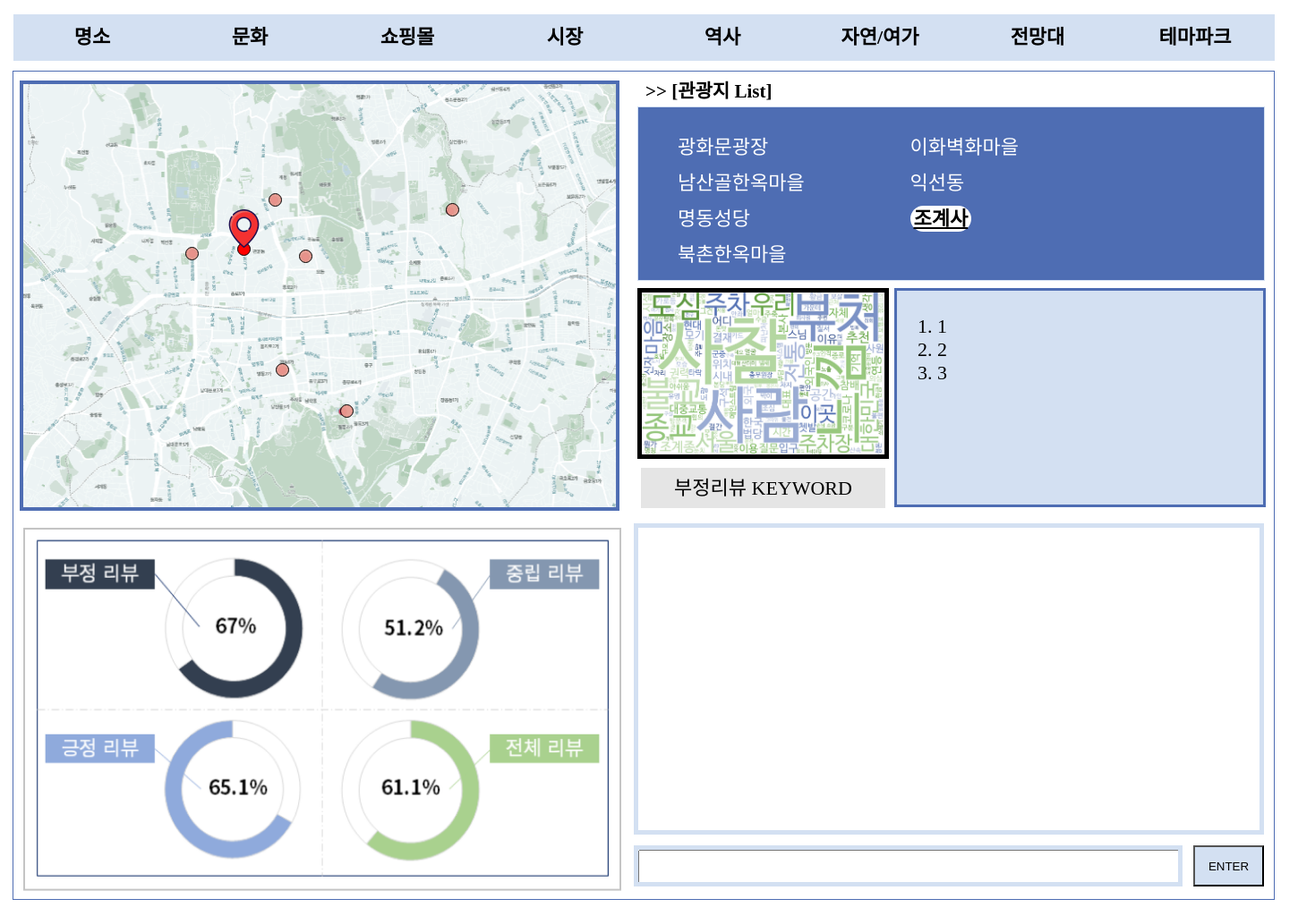
The app's page /place/21/ with its own data.
### theme/models.py (models this page shows, shortened)
class Place(models.Model):
    place_name = models.CharField('place_name',max_length=250)
    map_img = models.ForeignKey(Theme, on_delete=models.CASCADE)
    point = models.CharField('point',max_length=250)
    graph_img = models.ImageField(blank=False, null=False, upload_to = 'images')
    wordcloud_img = models.ImageField(blank=False, null=False, upload_to = 'images')
    solutions = models.CharField('solutions',max_length=250)
    def get_absolute_url(self):
        return reverse('theme:place_detail', kwargs={'pk':self.id})
    def points(self):
        return self.point.split(',')
    def solution_list(self):
        return self.solutions.split(',')

class Theme(models.Model):
    theme_name = models.CharField('theme_name',max_length=250)
    map_img = models.ImageField(blank=False, upload_to='images',null=False)
    graph_img = models.ImageField(blank=False, null=False, upload_to='images')
    good = models.CharField('good_top3',max_length=250)
    bad = models.CharField('bad_top3',max_length=250)

### theme/views.py (the view)
# urls.py: path('place/<int:pk>/', views.PlaceDV.as_view(), name='place_detail'),
class PlaceDV(DetailView):
    model = Place
    template_name = 'theme/place_detail.html'
    context_object_name = 'places'

### theme/templates/theme/place_detail.html (shortened to what this page needs)
{% extends 'base.html' %}
{% load static %}
                {% block contents %}
                    <div class="map_box">
                        <div class="map_img">
                            <img src ="{{ object.map_img.map_img.url }}"/>
                            {% for place in object.map_img.place_set.all %}
                            {% if place == object %}
                            <img src='{% static "img/pin.png" %}' style='position: absolute; top: {{ place.points.0|add:"-40" }}px; left:{{ place.points.1|add:"-17" }}px; width:49px; height:49px;'/>
                            {% else %}
                            <div onclick="location.href='{{ place.get_absolute_url }}';" class='point_circle_sub' style='position:absolute; top: {{place.points.0}}px; left:{{place.points.1}}px;', title='{{ place.place_name }}'></div>
                            {% endif %}
                            {% endfor %}
                        </div>
                    </div>
                    <div class="graph_box">
                        <div class="graph_area">
                            <img src="{{ object.graph_img.url }}" />
                        </div>
                    </div>
                    <div class="placelist_box">
                        <div class="placelist_title">
                            <p style='margin-top: 0%; font-weight: bold; font-size: 21px;'>
                                >> [관광지 List]
                            </p>
                        </div>
                        <div class="placelist_area" id='box_style_deep'>
                            <ul class = 'ul_style'>
                                {% for place in object.map_img.place_set.all %}
                                {% if place == object %}
                                <li><a class ='placelist_clicked' href='{{ place.get_absolute_url }}'> {{ place.place_name }} </a></li>
                                {% else %}
                                <li><a href='{{ place.get_absolute_url }}'> {{ place.place_name }} </a></li>
                                {% endif %}
                                {% endfor %}
                            </ul>
                        </div>
                    </div>
                    <div class="keyword_box">
                        <div class="wordcloud_area">
                            <img src="{{ object.wordcloud_img.url }}" style="border: 5px solid black;"/>
                            <div class='review_keyword'>
                                부정리뷰 KEYWORD
                            </div>
                        </div>
                        <div class="solution_area">
                            <ol>
                                {% for solution in object.solution_list %}
                                <li>{{ solution }}</li>
                                {% endfor %}
                            </ol>
                        </div>
                    </div>
                    {% endblock %}

### theme/static/css/main.css (style rules this page uses)
* { box-sizing: border-box; }
a, a:hover, a:focus, a:active { text-decoration: none; color: inherit; }
body { font-size: 22px; margin: 0 auto; }
.keyword_box { width: 721px; height: 264px; position: absolute; top: 237px; left: 690px; overflow: hidden; }
.placelist_box { width: 721px; height: 237px; position: absolute; top: 0px; left: 690px; overflow: hidden; }
.placelist_area { width: 701px; height: 195px; position: absolute; top: 39px; left: 7px; overflow-y: scroll; text-align: left; }
.ul_style { list-style-type: disc }
.placelist_clicked { background: white; color: black; text-decoration: underline; text-align: center; font-weight: bold; padding-left: 4px; padding-right: 4px; padding-top: 2px; padding-bottom: 2px; border-radius: 19px; }
ul.ul_style li { color: white; padding: 2px; margin: 2px; width: 250px; display: inline-block ; max-width: 721px; max-height: 237px; text-align: left; }
.placelist_title { width: 690px; height: 34px; position: absolute; top: 5px; left: 16px; overflow: hidden; text-align: left; text-size-adjust: 12px; }
.graph_box { width: 690px; height: 425px; position: absolute; top: 501px; left: 0px; overflow: hidden; }
.graph_area { width: 668px; height: 406px; position: absolute; top: 9px; left: 11px; overflow: hidden; }
div.graph_area img { width: 668px; height: 406px; }
.map_box { width: 690px; height: 501px; position: absolute; top: 0px; left: 0px; overflow: hidden; }
.map_img { width: 674px; height: 485px; position: absolute; top: 10px; left: 7px; overflow: hidden; }
div.map_img img { width: 670px; height: 481px; top:0px; left: 0px; }
.point_circle_sub { width: 15px; height: 15px; border-radius: 75px; background: rgba(231,152,141,0.94); border: 1px solid black; }
#box_style_deep { background: rgba(78,109,179,1); border: 1px solid rgba(211,224,242,1); }
.wordcloud_area { width: 281px; height: 264px; position: absolute; top: 5px; left: 7px; overflow: hidden; }
div.wordcloud_area img { width: 281px; height: 191px; position: absolute; top: 0px; left: 0px; }
.review_keyword { height: 45px; width: 273px; position: absolute; top: 201px; left: 4px; text-align: center; background: rgba(229,229,229,1); line-height: 45px; }
.solution_area { width: 415px; height: 245px; position: absolute; top: 5px; left: 294px; background: rgba(211,224,242,1); border: 3px solid rgba(78,109,179,1); text-align: left; padding: 5px; line-height: normal; }

### records on screen
Place: map_img.map_img (picture), graph_img (picture), place_name "조계사", wordcloud_img (picture)
Place: place_name "광화문광장"
Place: place_name "이화벽화마을"
Place: place_name "남산골한옥마을"
Place: place_name "익선동"
Place: place_name "명동성당"
Place: place_name "북촌한옥마을"

### other values on screen
{{ solution }} "1" "2" "3"
